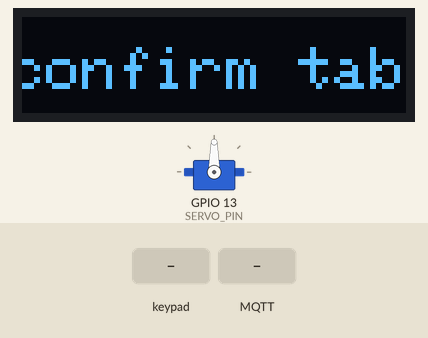
Recording of a sketch running on a simulated ESP32. Parts: servo, 128×32 one-colour display. The test bench sets the inputs (shaded band). WiFi joins after 1.5 s; servers stay silent unless stated; the display library's start-up logo is not drawn; no MQTT or app messages arrive unless stated; what the sketch prints to the serial monitor is not drawn.

Above: at 6.7 s.
6.8 s: keypad keys 1 2 3 4 5 6 7 8 # pressed 0.4 s apart
At 11.64 s:
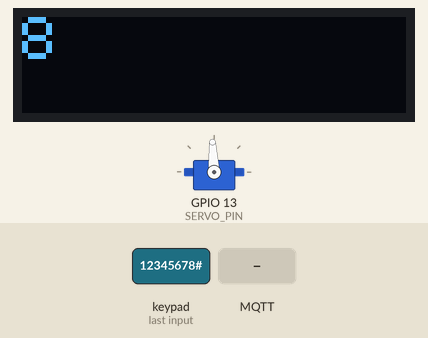
11.9 s: keypad keys 1 3 9 7 2 2 2 2 # pressed 0.4 s apart
At 16.9 s:
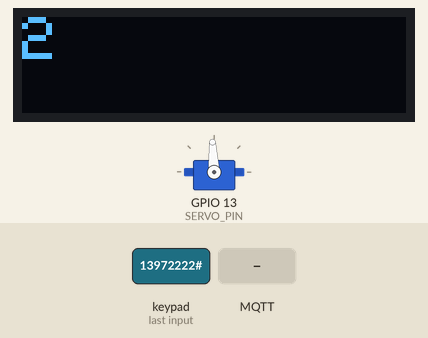
17.0 s: MQTT message "0" arrives on the first subscribed topic
At 19.8 s:
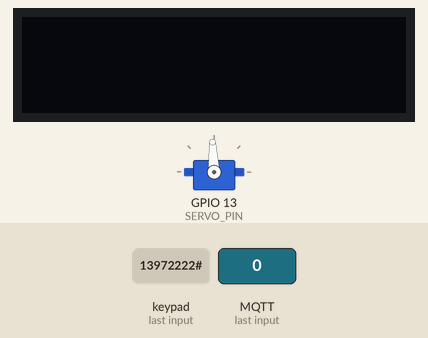
20.0 s: MQTT message "1" arrives on the first subscribed topic
At 20.19 s:
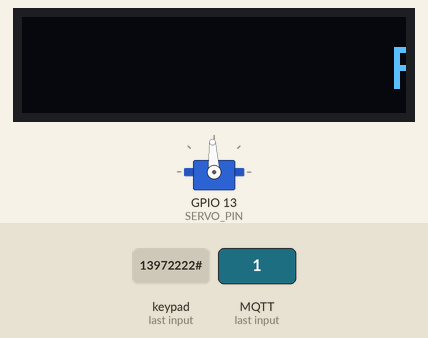
22.4 s: key '2' pressed
At 27.7 s:
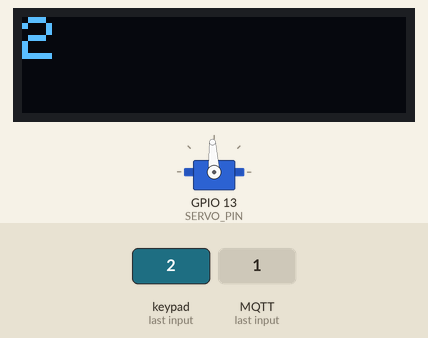
Timing chart, 0 to 28.1 s (numbered marks = the images above; inputs shaded):
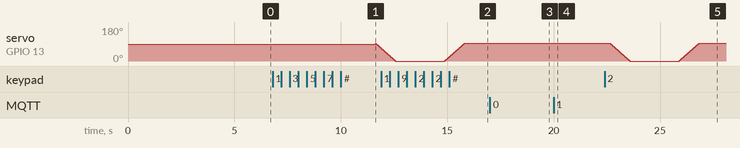

The sketch:

esp32code_v3.4.ino
```cpp
#include "Keypad.h"
#include "Arduino.h"
#include <WiFi.h>
#include <PubSubClient.h>
#include <SPI.h>
#include <Wire.h>
#include <Adafruit_GFX.h>
#include <Adafruit_SSD1306.h>
#include "WiFi.h"
#include <ESP32Servo.h>
#include <iostream>
#include <deque>
// INITIALIZATION START

// Replace the next variables with your SSID/Password combination
const char* ssid = "OPPOA96";
const char* password = "12345678";

// Add your MQTT Broker IP address, example:
const char* mqtt_server = "192.168.237.200";
// INITIALIZATION END

#define SERVO_PIN 13 // ESP32 pin GIOP13 connected to servo motor

Servo servoMotor;
WiFiClient espClient;
PubSubClient client(espClient);

char msg[50];
int value = 0;
int pos = 0;
bool dock_flag = true; // Boolean value to determine whether the Delivery bot is docked or not
const char* device_name = "ESP32";
std::deque<int> table_number_queue; // Queue to store confirmed table numbers
int table_number;
/* Setting up the keypad */
const byte ROWS = 4; //four rows
const byte COLS = 3; //three columns
bool wlc_flag = true;
char keys[ROWS][COLS] = {
  {'1','2','3'},
  {'4','5','6'},
  {'7','8','9'},
  {'*','0','#'}
};

byte rowPins[ROWS] = {33, 12, 14, 26};
byte colPins[COLS] = {25, 32, 27};


Adafruit_SSD1306 display = Adafruit_SSD1306(128, 32, &Wire);

Keypad keypad = Keypad(makeKeymap(keys), rowPins, colPins, ROWS, COLS);

void setup() {
  Serial.begin(115200);
  ESP32PWM::allocateTimer(0);
  ESP32PWM::allocateTimer(1);
  ESP32PWM::allocateTimer(2);
  ESP32PWM::allocateTimer(3);
  servoMotor.setPeriodHertz(50);
  servoMotor.attach(SERVO_PIN, 500, 2500);  // attaches the servo on ESP32 pin

  Serial.println("OLED FeatherWing test");
  /* SSD1306_SWITCHCAPVCC = generate display voltage from 3.3V internally */
  display.begin(SSD1306_SWITCHCAPVCC, 0x3C); // Address 0x3C for 128x32

  Serial.println("OLED begun");

  /* Show image buffer on the display hardware. */
  /* Since the buffer is intialized with an Adafruit splashscreen */
  /* internally, this will display the splashscreen. */
  display.display();
  delay(1000);

  /* Clear the buffer. */
  display.clearDisplay();
  display.display();

  Serial.println("IO test");

  /* text display tests */
  display.setTextSize(2);
  display.setTextColor(SSD1306_WHITE);
  display.setCursor(0,0);
  display.setTextWrap(false);
  display.display(); // actually display all of the above
  setup_wifi();
  client.setServer(mqtt_server, 1883);
  client.setCallback(callback);
}

void setup_wifi() {
  delay(10);
  // We start by connecting to a WiFi network
  Serial.println();
  Serial.print("Connecting to ");
  Serial.println(ssid);

  WiFi.begin(ssid, password);
  int attempts = 0;

  while (WiFi.status() != WL_CONNECTED) {
    delay(500);
    attempts++;
  if(attempts > 15){
    ESP.restart();
  }
    Serial.print(".");
  }

  Serial.println("");
  Serial.println("WiFi connected");
  Serial.println("IP address: ");
  Serial.println(WiFi.localIP());
}

void reconnect() {
  // Loop until we're reconnected
  while (!client.connected()) {
    display.fillCircle(64, 32, 20, SSD1306_WHITE);
    display.display();
    Serial.print("Attempting MQTT connection...");
    // Attempt to connect
    if (client.connect(device_name)) {
      Serial.println("connected");
      // Subscribe
      client.subscribe("esp32/input");
      display.clearDisplay();
      display.display();
    } else {
      Serial.print("failed, rc=");
      Serial.print(client.state());
      Serial.println(" try again in 2.5 seconds");
      // Wait 5 seconds before retrying
      delay(2500);
    }
  }
}

void display_message(char msg[]){

  int x = 0;
  int minX = -12 * strlen(msg);
  for (x = display.width();x > minX; x -= 4 ){
    display.clearDisplay();
    display.setCursor(0,0);
    display.setCursor(x, 10);
    display.print(msg);
    display.display();
    delay(10);
  }

}

void callback(char* topic, byte* message, unsigned int length) {
  Serial.print("Message arrived on topic: ");
  Serial.print(topic);
  String messageTemp;

  for (int i = 0; i < length; i++) {
    Serial.print((char)message[i]);
    messageTemp += (char)message[i];
  }
  Serial.println();


  if (String(topic) == "esp32/input") {
    Serial.println("Changing dock_flag to ");
    if(messageTemp == "1"){
      Serial.println("True");
      dock_flag = true;
    }
    else if(messageTemp == "0"){
      Serial.println("False");
      dock_flag = false;
    }
  }
}

void open_servo(){
  for (pos = 93; pos >= 0; pos -= 1) { // goes from 0 degrees to 180 degrees
		// in steps of 1 degree
	  servoMotor.write(pos);    // tell servo to go to position in variable 'pos'
		delay(10);             // waits 10ms for the servo to reach the position
	}

  display_message("Publishing table number");

  for (pos = 0; pos <= 93; pos += 1) { // goes from 180 degrees to 0 degrees
		  servoMotor.write(pos);  // tell servo to go to position in variable 'pos'
		  delay(10);             // waits 15ms for the servo to reach the position
   }
}

void loop() {
  client.loop();
  char key = keypad.getKey(); // Get the value of the key pressed on the keypad

  if (!client.connected()) {
    reconnect(); // If MQTT connection lost, attempt to reconnect
  }
  if (wlc_flag){
    display_message("Press 1-6 for table number");
    display_message("'#' to confirm table number");
    display_message("'*' to delete table number");
    wlc_flag = false;
  }

  if (table_number_queue.size() == 1 && dock_flag == true) {

    display_message("Publishing number from queue");
    open_servo();
    char msg[50];
    snprintf(msg, 50, "%d",table_number_queue[0]);
    client.publish("esp32/output", msg); //Publish the table number to the Delivery bot
    table_number_queue.pop_front();
    table_number = 0;


  }
  else if (key == '*'){
    display.clearDisplay();
    display.setCursor(0,0);
    display.display();
    table_number = 0;

  }
  else if (key && key != '#') {

    display.clearDisplay();
    display.setCursor(0,0);
    display.print(key);
    display.display();
    table_number = int(key) - 48;
  }
  else if (key == '#' && table_number){
      table_number_queue.push_back(table_number);
      Serial.print("Number in queue: ");
      Serial.print(table_number_queue[0]);
      if (dock_flag == false){
        if (table_number_queue.size() > 1){
          display_message("Please wait for delivery bot to return");
          table_number_queue.pop_back();
          table_number = 0;
        }
        else {
          display_message("Number added to queue ");
          table_number = 0;
        }
      }

      if (dock_flag == true){

          open_servo();
          char msg[50];
          snprintf(msg, 50, "%d",table_number_queue[0]) ;
          client.publish("esp32/output", msg);

          table_number_queue.pop_front();
          table_number = 0;

      }


    }
  }
```

Measured:
- after the input at 6.8 s, the display: first differs from a run without the input after 3.5 s (image 1 shows a later state)
- after the input at 17.0 s, servo on GPIO 13 (SERVO_PIN): stays 93° (without the input it goes to 92° after 0.23 s); the display: changes after 0.23 s (image 3)
- after the input at 20.0 s, the display: changes at once (image 4)
- after the input at 22.4 s, the display: first differs from a run without the input after 4.4 s (image 5)
